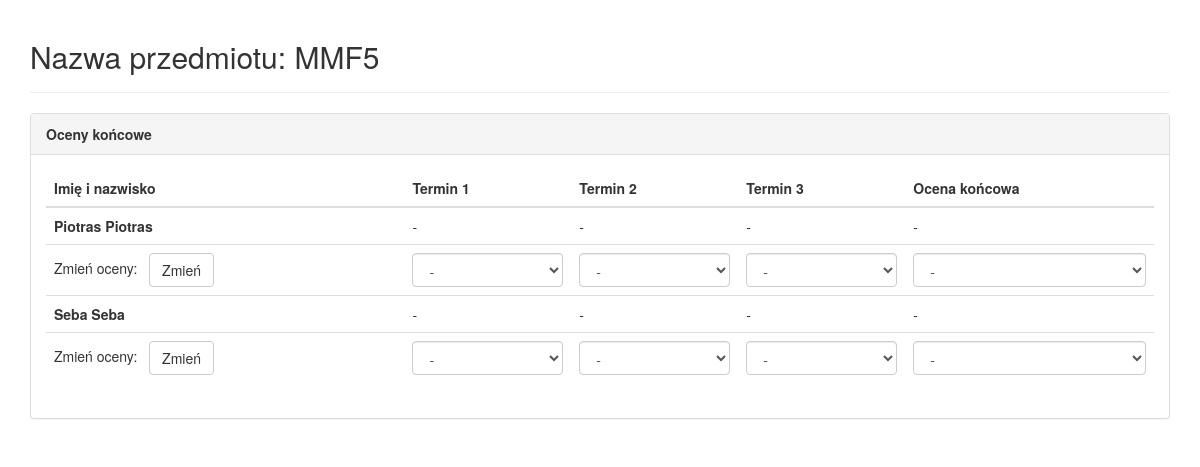
The app's page /teacher/changegrades/7 (signed in), older data.
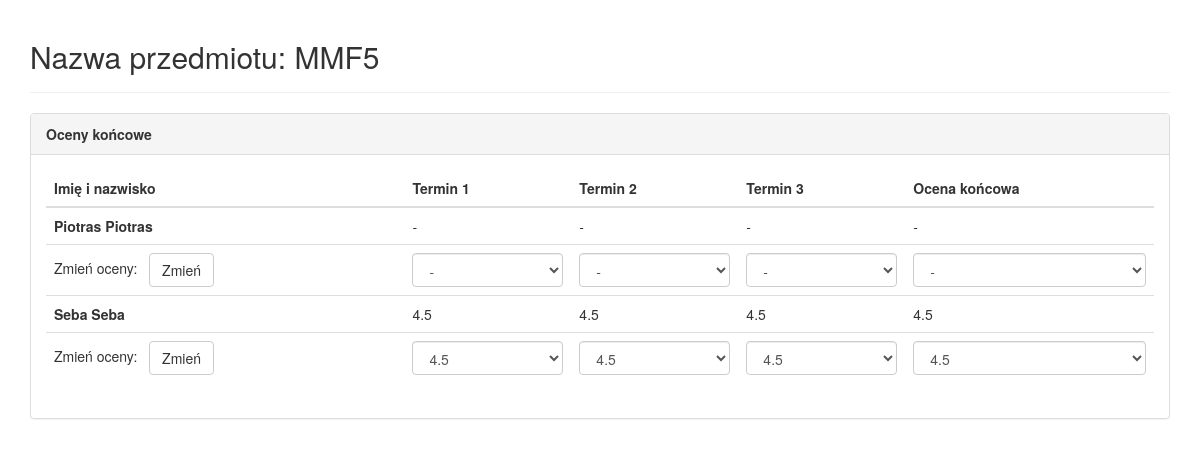
The same page, newer data.
### database/models.py (models this page shows, shortened)
class Subject(models.Model):
    teacher_id = models.ForeignKey(Teacher)
    name = models.CharField(max_length=20)
    course_homepage = models.CharField(max_length=20, blank=True,null=True)
    ECTS = models.IntegerField(default=3)
    exam = models.BooleanField(default=False, blank=True)

class SubjectsStudents(models.Model):
    TERM_CHOICES = (
        (1, '1'),
        (2, '2'),
        (3, '3'),
        (4, '4'),
        (5, '5'),
        (6, '6'),
        (7, '7'),
        (8, '8'),
        (9, '9'),
        (10, '10')
    )
    student_id = models.ForeignKey(Student,blank=True,null=True)
    subject_id = models.ForeignKey(Subject,blank=True,null=True)
    final_grade_id = models.OneToOneField(FinalFinalGrade,blank=True,null=True)
    term_number = models.IntegerField(choices=TERM_CHOICES,default='1',blank=True,null=True)

class Student(models.Model):
    TERM_CHOICES = (
        (1, '1'),
        (2, '2'),
        (3, '3'),
        (4, '4'),
        (5, '5'),
        (6, '6'),
        (7, '7'),
        (8, '8'),
        (9, '9'),
        (10, '10')
    )
    user = models.OneToOneField(User)
    picture = models.ImageField(upload_to='student_profile_images', blank=True)
    term_number = models.IntegerField(choices=TERM_CHOICES,default='1')
    field_of_study = models.CharField(max_length=50,blank=True,null=True)

class FinalFinalGrade(models.Model):
    GRADE_CHOICES = (
        ('2.0', '2.0'),
        ('3.0', '3.0'),
        ('3.5', '3.5'),
        ('4.0', '4.0'),
        ('4.5', '4.5'),
        ('5.0', '5.0'),
        ('zal', 'zal'),
        ('nb', 'nb'),
        ('-','-')
    )
    student_id = models.ForeignKey(Student)
    subject_id = models.ForeignKey(Subject)
    final_value = models.CharField(max_length=3, default='-',choices=GRADE_CHOICES,blank=True,null=True)
    final_date = models.DateTimeField(blank=True,null=True)
    term1_value = models.CharField(max_length=3, default='-',choices=GRADE_CHOICES,blank=True,null=True)
    term1_date = models.DateTimeField(blank=True,null=True)
    term2_value = models.CharField(max_length=3, default='-',choices=GRADE_CHOICES,blank=True,null=True)
    term2_date = models.DateTimeField(blank=True,null=True)
    term3_value = models.CharField(max_length=3, default='-',choices=GRADE_CHOICES,blank=True,null=True)
    term3_date = models.DateTimeField(blank=True,null=True)

### database/views.py (the view)
# urls.py: url(r'^teacher/changegrades/(?P<sbjct_id>[0-9]+)$', views.teacherviewsubjectfinalgrades, name='teacherviewsubjectfinalgrades'),
def teacherviewsubjectfinalgrades(request, sbjct_id):
    if request.user.is_authenticated():
        try:
            te = Teacher.objects.get(user=request.user)
            subject = Subject.objects.get(pk=sbjct_id)
            if subject.teacher_id != te:
                return HttpResponse("Nie prowadzisz tego przedmiotu")
            subjectsStudents = (subjectStudent for subjectStudent in
                                SubjectsStudents.objects.filter(subject_id=sbjct_id))
            return render(request, 'database/teacherfinalgrades.html',
                          {'teacher': te, 'subject': subject, 'subjectsStudents': subjectsStudents})
        except Teacher.DoesNotExist:
            return HttpResponse("Nie ma nauczyciela")
        except Subject.DoesNotExist:
            return HttpResponse("Brak przedmiotu")
    else:
        return HttpResponse("Niezalogowany")

### database/templates/database/teacherfinalgrades.html (shortened to what this page needs)
<!DOCTYPE html>
<html lang="en">
<head>
  <link rel="stylesheet" href="http://maxcdn.bootstrapcdn.com/bootstrap/3.3.4/css/bootstrap.min.css">
</head>
<body>
<div class="container">
<div class="page-header">
<h2>Nazwa przedmiotu: {{subject.name}}</h2>
</div>
<div class="panel panel-default">
<div class="panel-heading"><b>Oceny końcowe</b></div>
<div class="panel-body">
<table class="table table-hover">
				<thead>
				  <tr>
					<th>Imię i nazwisko</th>
					<th>Termin 1</th>
					<th>Termin 2</th>
					<th>Termin 3</th>
					<th>Ocena końcowa</th>
				  </tr>
				</thead>
				<tbody>
				{% for subjectStudent in subjectsStudents %}
					<tr><td><b>{{subjectStudent.student_id.user.first_name}} {{subjectStudent.student_id.user.last_name}}</b></td><td>{{subjectStudent.final_grade_id.term1_value}}</td><td>{{subjectStudent.final_grade_id.term2_value}}</td><td>{{subjectStudent.final_grade_id.term3_value}}</td><td>{{subjectStudent.final_grade_id.final_value}}</td></tr>
					<form action="{% url 'teacherchangegrade' %}" method='post'>
					<tr><td>Zmień oceny: &nbsp; <input type="submit" class="btn btn-default" value="Zmień" /></td>
					<td>
						<select name="term1" class="form-control">
							<option {% if subjectStudent.final_grade_id.term1_value == '-' %} selected="selected" {% endif %}>-</option>
							<option {% if subjectStudent.final_grade_id.term1_value == '4.5' %} selected="selected" {% endif %}>4.5</option>
						</select>
					</td>
					<td>
						<select name="term2" class="form-control">
							<option {% if subjectStudent.final_grade_id.term2_value == '-' %} selected="selected" {% endif %}>-</option>
							<option {% if subjectStudent.final_grade_id.term2_value == '4.5' %} selected="selected" {% endif %}>4.5</option>
						</select>
					</td>
					<td>
						<select name="term3" class="form-control">
							<option {% if subjectStudent.final_grade_id.term3_value == '-' %} selected="selected" {% endif %}>-</option>
							<option {% if subjectStudent.final_grade_id.term3_value == '4.5' %} selected="selected" {% endif %}>4.5</option>
						</select>
					</td>
					<td>
						<select name="final" class="form-control">
							<option {% if subjectStudent.final_grade_id.final_value == '-' %} selected="selected" {% endif %}>-</option>
							<option {% if subjectStudent.final_grade_id.final_value == '4.5' %} selected="selected" {% endif %}>4.5</option>
						</select>
					</td>
					</tr>
				{% endfor %}
				</tbody>
			  </table>
</div>
</div>
</div>
</body>
</html>

Row changes from the older to the newer data that the page shows:
changed through a linked row, SubjectsStudents "Seba": final_grade_id.term1_value "-" → "4.5"; final_grade_id.term2_value "-" → "4.5"; final_grade_id.term3_value "-" → "4.5"; final_grade_id.final_value "-" → "4.5"; term1 "-" → "4.5"; term2 "-" → "4.5"; term3 "-" → "4.5"; final "-" → "4.5"
